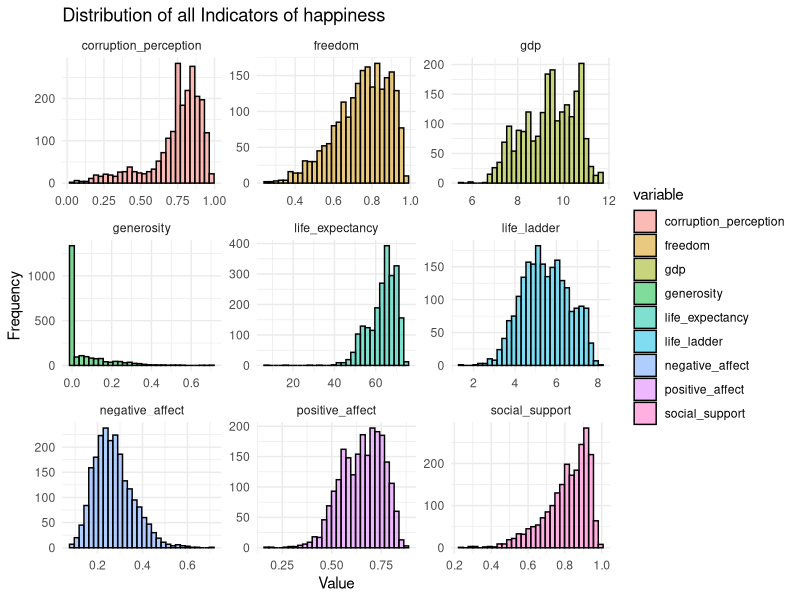

The R source for this figure:
## ---- chunk 1
# Set a CRAN mirror
options(repos = c(CRAN = "https://cloud.r-project.org"))

# Install and load the tidyverse package
if (!requireNamespace("tidyverse", quietly = TRUE)) {
  install.packages("tidyverse")
}
# The tidyverse provides tools for importing, cleaning, transforming, visualizing, and modeling data.
library(tidyverse)
library(ggplot2)
library(dplyr)
## ---- chunk 2
wh <- read.csv("./datasets/world_happiness.csv")
## ---- chunk 3
str(wh)
## ---- chunk 4
summary(wh)
## ---- chunk 5
wh <- wh %>% 
  mutate(across(everything(), ~replace_na(.,mean(., na.rm = TRUE))))
## ---- chunk 6
print(sum(is.na(wh)))
## ---- chunk 7
negative_values <- lapply(wh, function(x) sum(x < 0))
negative_values <- unlist(negative_values)
negative_values
## ---- chunk 8
wh <- wh %>% 
  mutate(Generosity = ifelse(Generosity<0,0,Generosity))
## ---- chunk 9
all(wh >= 0)  
## ---- chunk 10
# Renaming column 'Country.name'
wh <- wh %>%
  rename(country = Country.name)
# Renaming column 'Life.Ladder'
wh <- wh %>% 
  rename(life_ladder = Life.Ladder)
# Renaming column 'Log.GDP.per.capita'
wh <- wh %>% 
  rename(gdp = Log.GDP.per.capita)
# Renaming column 'Social.support
wh <- wh %>% 
  rename(social_support = Social.support)
# Renaming column 'Healthy.life.expectancy.at.birth'
wh <- wh %>% 
  rename(life_expectancy = Healthy.life.expectancy.at.birth)
# Renaming column 'Freedom.to.make.life.choices'
wh <- wh %>% 
  rename(freedom = Freedom.to.make.life.choices)
# Renaming column 'Generosity'
wh <- wh %>% 
  rename(generosity = Generosity)
# Renaming column 'Perceptions.of.corruption'
wh <- wh %>% 
  rename(corruption_perception = Perceptions.of.corruption)
# Renaming column 'Positive.affect'
wh <- wh %>% 
  rename(positive_affect = Positive.affect)
# Renaming column 'Negative.affect'
wh <- wh %>% 
  rename(negative_affect = Negative.affect)

colnames(wh)
## ---- chunk 11
data_subset <- wh %>%
  select(-c(1, 2))

# Gather data into long format for ggplot
data_long <- gather(data_subset, key = "variable", value = "value")

# Plotting using ggplot2
ggplot(data_long, aes(x = value, fill = variable)) +
  geom_histogram(bins = 30, color = "black", alpha = 0.5) +
  labs(title = "Distribution of all Indicators of happiness",
       x = "Value", y = "Frequency") +
  theme_minimal() +
  facet_wrap(~ variable, scales = "free")

## ---- chunk 12
calculate_mode <-function(x){
  tb <- table(x)
  mode_value <- as.numeric(names(tb)[which.max(tb)])
  return(mode_value)
}
## Central Tendency analysis of Life Ladder of different countries

ct_life_ladder <- wh %>% 
  group_by(country) %>% 
  summarise(
    life_ladder_mean = mean(life_ladder, na.rm = TRUE),
    life_ladder_median = median(life_ladder, na.rm =  TRUE),
    life_ladder_mode = calculate_mode(life_ladder)
  )
head(ct_life_ladder)
## ---- chunk 13

## Central Tendency analysis of gdp of different countries

ct_gdp <- wh %>% 
  group_by(country) %>% 
  summarise(
    gdp_mean = mean(gdp, na.rm = TRUE),
    gdp_ladder_median = median(gdp, na.rm =  TRUE),
    gdp_ladder_mode = calculate_mode(gdp)
  )
head(ct_gdp)
## ---- chunk 14
## Central Tendency analysis of Life Ladder of different countries

ct_life_expectancy <- wh %>% 
  group_by(country) %>% 
  summarise(
    life_expectancy_mean = mean(life_expectancy, na.rm = TRUE),
    life_expectancy_median = median(life_expectancy, na.rm =  TRUE),
    life_expectancy_mode = calculate_mode(life_expectancy)
  )
head(ct_life_expectancy)
